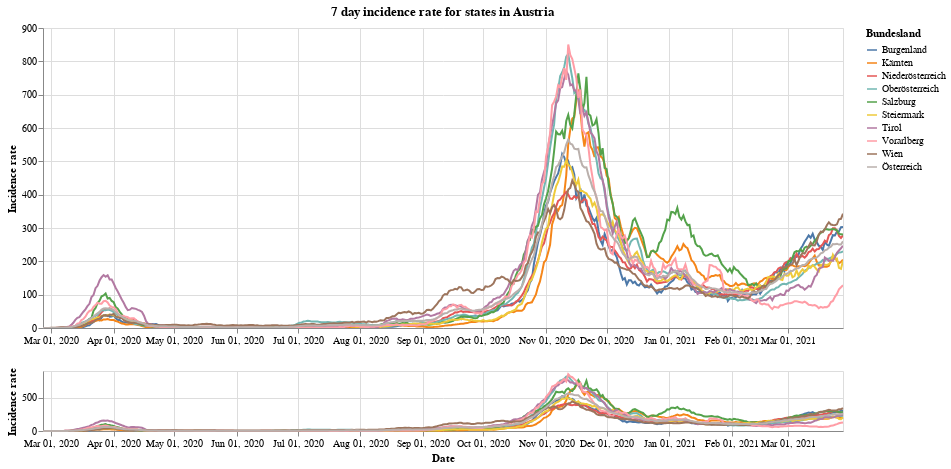

Here is the notebook cell this chart was saved with:
### Markdown cell above
Next we have the 7 day incidence rate for states of Vorarlberg, Tirol and Wien compared to all of Austria.

### Code cell
#collapse
leg_selection = alt.selection_multi(fields=['Bundesland'], bind='legend')
brush = alt.selection(type='interval', encodings=['x'])

base = alt.Chart(at_data).mark_line().encode(
    x=alt.X("yearmonthdate(Time):T", axis=alt.Axis(title='Date')),
    y=alt.Y("SiebenTageInzidenzFaelle:Q", axis=alt.Axis(title='Incidence rate')),
    tooltip='Bundesland',
    color='Bundesland',
    opacity=alt.condition(leg_selection, alt.value(2), alt.value(0.1))
).add_selection(leg_selection).properties(width=800)

upper = base.encode(
    alt.X('yearmonthdate(Time):T',axis=alt.Axis(title=''),
          scale=alt.Scale(domain=brush))
).properties(title='7 day incidence rate for states in Austria')

lower = base.properties(
    height=60
).add_selection(brush)

upper & lower

### Figure 1 — Vega-Lite specification as saved in the notebook (floating-point values rounded to 4 significant figures; data arrays with more than 128 entries replaced by an {"elided": "..."} marker saying what was removed)
{"config": {"view": {"continuousWidth": 400, "continuousHeight": 300}}, "vconcat": [{"mark": "line", "encoding": {"color": {"type": "nominal", "field": "Bundesland"}, "opacity": {"condition": {"value": 2, "selection": "selector001"}, "value": 0.1}, "tooltip": {"type": "nominal", "field": "Bundesland"}, "x": {"type": "temporal", "axis": {"title": ""}, "field": "Time", "scale": {"domain": {"selection": "selector002"}}, "timeUnit": "yearmonthdate"}, "y": {"type": "quantitative", "axis": {"title": "Incidence rate"}, "field": "SiebenTageInzidenzFaelle"}}, "selection": {"selector001": {"type": "multi", "fields": ["Bundesland"], "bind": "legend"}}, "title": "7 day incidence rate for states in Austria", "width": 800}, {"mark": "line", "encoding": {"color": {"type": "nominal", "field": "Bundesland"}, "opacity": {"condition": {"value": 2, "selection": "selector001"}, "value": 0.1}, "tooltip": {"type": "nominal", "field": "Bundesland"}, "x": {"type": "temporal", "axis": {"title": "Date"}, "field": "Time", "timeUnit": "yearmonthdate"}, "y": {"type": "quantitative", "axis": {"title": "Incidence rate"}, "field": "SiebenTageInzidenzFaelle"}}, "height": 60, "selection": {"selector001": {"type": "multi", "fields": ["Bundesland"], "bind": "legend"}, "selector002": {"type": "interval", "encodings": ["x"]}}, "width": 800}], "data": {"name": "data-d00f78d2f9e3e156a2ec9342dfee6c7c"}, "$schema": "https://vega.github.io/schema/vega-lite/v4.8.1.json", "datasets": {"data-d00f78d2f9e3e156a2ec9342dfee6c7c": {"elided": "3970 records"}}}
